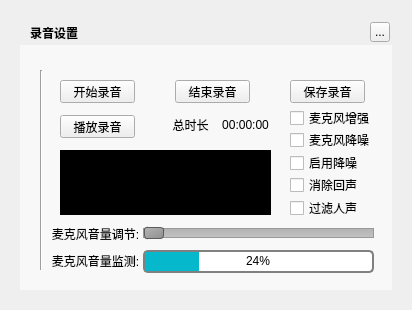
<?xml version="1.0" encoding="UTF-8"?>
<ui version="4.0">
 <class>MusicAudioRecorderWidget</class>
 <widget class="QWidget" name="MusicAudioRecorderWidget">
  <property name="geometry">
   <rect>
    <x>0</x>
    <y>0</y>
    <width>412</width>
    <height>310</height>
   </rect>
  </property>
  <property name="windowTitle">
   <string>MusicAudioRecorderWidget</string>
  </property>
  <widget class="QLabel" name="background">
   <property name="geometry">
    <rect>
     <x>20</x>
     <y>20</y>
     <width>372</width>
     <height>270</height>
    </rect>
   </property>
   <property name="text">
    <string/>
   </property>
  </widget>
  <widget class="QLabel" name="topTitleName">
   <property name="geometry">
    <rect>
     <x>30</x>
     <y>20</y>
     <width>100</width>
     <height>25</height>
    </rect>
   </property>
   <property name="styleSheet">
    <string notr="true">color:&quot;#FFFFFF&quot;;font-weight:bold</string>
   </property>
   <property name="text">
    <string>录音设置</string>
   </property>
  </widget>
  <widget class="QToolButton" name="topTitleCloseButton">
   <property name="geometry">
    <rect>
     <x>370</x>
     <y>22</y>
     <width>20</width>
     <height>20</height>
    </rect>
   </property>
   <property name="text">
    <string>...</string>
   </property>
  </widget>
  <widget class="QPushButton" name="startButton">
   <property name="geometry">
    <rect>
     <x>60</x>
     <y>80</y>
     <width>75</width>
     <height>23</height>
    </rect>
   </property>
   <property name="text">
    <string>开始录音</string>
   </property>
  </widget>
  <widget class="QPushButton" name="stopButton">
   <property name="geometry">
    <rect>
     <x>175</x>
     <y>80</y>
     <width>75</width>
     <height>23</height>
    </rect>
   </property>
   <property name="text">
    <string>结束录音</string>
   </property>
  </widget>
  <widget class="QPushButton" name="playButton">
   <property name="geometry">
    <rect>
     <x>60</x>
     <y>115</y>
     <width>75</width>
     <height>23</height>
    </rect>
   </property>
   <property name="text">
    <string>播放录音</string>
   </property>
  </widget>
  <widget class="QLabel" name="label">
   <property name="geometry">
    <rect>
     <x>170</x>
     <y>117</y>
     <width>41</width>
     <height>16</height>
    </rect>
   </property>
   <property name="text">
    <string>总时长</string>
   </property>
   <property name="alignment">
    <set>Qt::AlignCenter</set>
   </property>
  </widget>
  <widget class="QLabel" name="timer">
   <property name="geometry">
    <rect>
     <x>215</x>
     <y>117</y>
     <width>61</width>
     <height>16</height>
    </rect>
   </property>
   <property name="text">
    <string>00:00:00</string>
   </property>
   <property name="alignment">
    <set>Qt::AlignCenter</set>
   </property>
  </widget>
  <widget class="QCheckBox" name="checkBox">
   <property name="geometry">
    <rect>
     <x>290</x>
     <y>110</y>
     <width>81</width>
     <height>16</height>
    </rect>
   </property>
   <property name="text">
    <string>麦克风增强</string>
   </property>
  </widget>
  <widget class="QCheckBox" name="checkBox_2">
   <property name="geometry">
    <rect>
     <x>290</x>
     <y>132</y>
     <width>81</width>
     <height>16</height>
    </rect>
   </property>
   <property name="text">
    <string>麦克风降噪</string>
   </property>
  </widget>
  <widget class="QCheckBox" name="checkBox_3">
   <property name="geometry">
    <rect>
     <x>290</x>
     <y>155</y>
     <width>81</width>
     <height>16</height>
    </rect>
   </property>
   <property name="text">
    <string>启用降噪</string>
   </property>
  </widget>
  <widget class="QCheckBox" name="checkBox_4">
   <property name="geometry">
    <rect>
     <x>290</x>
     <y>177</y>
     <width>81</width>
     <height>16</height>
    </rect>
   </property>
   <property name="text">
    <string>消除回声</string>
   </property>
  </widget>
  <widget class="QLabel" name="timer_2">
   <property name="geometry">
    <rect>
     <x>60</x>
     <y>150</y>
     <width>211</width>
     <height>65</height>
    </rect>
   </property>
   <property name="styleSheet">
    <string notr="true">background:black</string>
   </property>
   <property name="alignment">
    <set>Qt::AlignCenter</set>
   </property>
  </widget>
  <widget class="QCheckBox" name="checkBox_5">
   <property name="geometry">
    <rect>
     <x>290</x>
     <y>200</y>
     <width>81</width>
     <height>16</height>
    </rect>
   </property>
   <property name="text">
    <string>过滤人声</string>
   </property>
  </widget>
  <widget class="Line" name="line">
   <property name="geometry">
    <rect>
     <x>40</x>
     <y>70</y>
     <width>3</width>
     <height>200</height>
    </rect>
   </property>
   <property name="orientation">
    <enum>Qt::Vertical</enum>
   </property>
  </widget>
  <widget class="QSlider" name="horizontalSlider">
   <property name="geometry">
    <rect>
     <x>143</x>
     <y>223</y>
     <width>231</width>
     <height>20</height>
    </rect>
   </property>
   <property name="styleSheet">
    <string notr="true">QSlider::groove:horizontal {
    border: 1px solid #999999;
    height: 8px; /* the groove expands to the size of the slider by default. by giving it a height, it has a fixed size */
    background: qlineargradient(x1:0, y1:0, x2:0, y2:1, stop:0 #B1B1B1, stop:1 #c4c4c4);
    margin: 2px 0;
}

QSlider::handle:horizontal {
    background: qlineargradient(x1:0, y1:0, x2:1, y2:1, stop:0 #b4b4b4, stop:1 #8f8f8f);
    border: 1px solid #5c5c5c;
    width: 18px;
    margin: -2px 0; /* handle is placed by default on the contents rect of the groove. Expand outside the groove */
    border-radius: 3px;
}</string>
   </property>
   <property name="orientation">
    <enum>Qt::Horizontal</enum>
   </property>
  </widget>
  <widget class="QProgressBar" name="progress">
   <property name="geometry">
    <rect>
     <x>143</x>
     <y>250</y>
     <width>231</width>
     <height>23</height>
    </rect>
   </property>
   <property name="styleSheet">
    <string notr="true">QProgressBar {
    border: 2px solid grey;
    border-radius: 5px;
}

QProgressBar::chunk {
    background-color: #05B8CC;
}</string>
   </property>
   <property name="value">
    <number>24</number>
   </property>
   <property name="alignment">
    <set>Qt::AlignCenter</set>
   </property>
  </widget>
  <widget class="QPushButton" name="saveButton">
   <property name="geometry">
    <rect>
     <x>290</x>
     <y>80</y>
     <width>75</width>
     <height>23</height>
    </rect>
   </property>
   <property name="text">
    <string>保存录音</string>
   </property>
  </widget>
  <widget class="QLabel" name="label_2">
   <property name="geometry">
    <rect>
     <x>50</x>
     <y>226</y>
     <width>91</width>
     <height>15</height>
    </rect>
   </property>
   <property name="text">
    <string>麦克风音量调节:</string>
   </property>
   <property name="alignment">
    <set>Qt::AlignCenter</set>
   </property>
  </widget>
  <widget class="QLabel" name="label_3">
   <property name="geometry">
    <rect>
     <x>50</x>
     <y>253</y>
     <width>91</width>
     <height>15</height>
    </rect>
   </property>
   <property name="text">
    <string>麦克风音量监测:</string>
   </property>
   <property name="alignment">
    <set>Qt::AlignCenter</set>
   </property>
  </widget>
  <widget class="QWidget" name="backgroundMask" native="true">
   <property name="geometry">
    <rect>
     <x>20</x>
     <y>45</y>
     <width>372</width>
     <height>245</height>
    </rect>
   </property>
   <property name="styleSheet">
    <string notr="true">background:rgba(255,255,255,150)</string>
   </property>
  </widget>
  <zorder>background</zorder>
  <zorder>backgroundMask</zorder>
  <zorder>topTitleName</zorder>
  <zorder>topTitleCloseButton</zorder>
  <zorder>startButton</zorder>
  <zorder>stopButton</zorder>
  <zorder>playButton</zorder>
  <zorder>label</zorder>
  <zorder>timer</zorder>
  <zorder>checkBox</zorder>
  <zorder>checkBox_2</zorder>
  <zorder>checkBox_3</zorder>
  <zorder>checkBox_4</zorder>
  <zorder>timer_2</zorder>
  <zorder>checkBox_5</zorder>
  <zorder>line</zorder>
  <zorder>horizontalSlider</zorder>
  <zorder>progress</zorder>
  <zorder>saveButton</zorder>
  <zorder>label_2</zorder>
  <zorder>label_3</zorder>
 </widget>
 <resources/>
 <connections/>
</ui>
